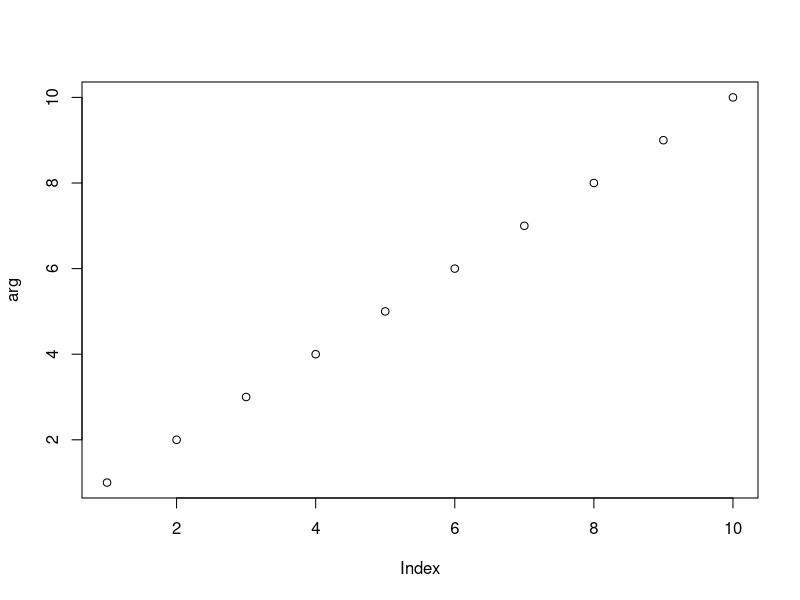

Here is the R script that generated this plot:
# a)
set.seed(20141012)
x <- sample(c(1:10, NA), 20, replace = TRUE)
y <- runif(20, min = 0, max = 1)
cor(x, y, use = "p", method = "k")
# [1] -0.186491


# b)
# returns 3, name masking of y
f1 <- function(x = {
    y <- 1
    2
  }, y = 0) {
  x + y
}
f1()
# [1] 4

# c)
# returns 100 due to lazy evaluation of default argument
# z is assigned the value 100
# and x is later lazily evaluated to have the same value as z.
f2 <- function(x = z) {
  z <- 100
  x
}
f2()
# [1] 100

# d)
# %xor%: infix implementation of the xor operation
`%xor%` <- function(a, b) {
  checkmate::assert_logical(a)
  checkmate::assert_logical(b)
  xor(a, b)
}

# e)
# using and exit handler
# example adapted from the book.
cleanup <- function(dir, code) {
  old_par <- par(no.readonly = TRUE)
  on.exit(par(old_par), add = TRUE)

  old_opt <- options(stringsAsFactors = FALSE)
  on.exit(options(old_opt), add = TRUE)
}

# f)
f <- function(arg) {
  on.exit(dev.off(), add = TRUE)
  dev.set()
  plot(arg)
}
f(1:10)

# g)
c <- 10
# the first c is the normal variadic function to create vectors
# the second function is the name given the the first variadic argument
# the third c is the the value c <- 10
c(c = c)
#  c
# 10
